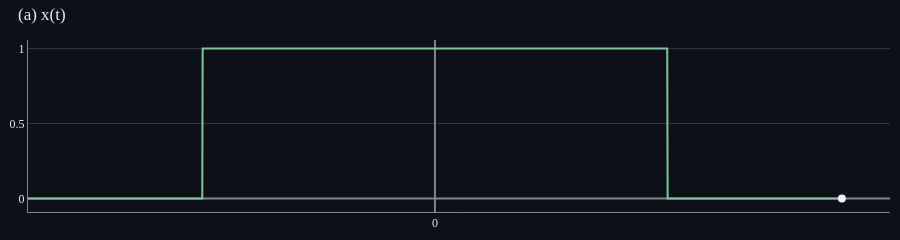

Write notebook code for a chart like this one.
### Markdown cell above
### 1-1. $rect_W(t)$ 자체

|t|<W에서 1, 그 외 0. 시간 도메인 곡선.

### Code cell
p = SignalPlot(); p.update(ws_3d, last_idx); p.figure.show()

### Figure 1 — Plotly figure (JSON) as saved in the notebook; plotly's stock layout.template omitted (floating-point values rounded to 4 significant figures; data arrays with more than 128 entries replaced by an {"elided": "..."} marker saying what was removed)
{"data": [{"line": {"color": "#7ec699", "width": 2}, "mode": "lines", "name": "Re x(t)", "x": {"elided": "2000 float values"}, "y": {"elided": "2000 float values"}, "type": "scatter"}, {"line": {"color": "#bf91f3", "dash": "dot", "width": 2}, "mode": "lines", "name": "Im x(t)", "visible": false, "x": [], "y": [], "type": "scatter"}, {"marker": {"color": "#f0f6fc", "size": 8}, "mode": "markers", "name": "t cursor", "x": [3.5], "y": [0.0], "type": "scatter"}], "layout": {"font": {"color": "#e6edf3", "family": "serif", "size": 12}, "margin": {"l": 10, "r": 10, "t": 40, "b": 10}, "title": {"font": {"color": "#e6edf3"}, "text": "(a) x(t)", "x": 0.02, "xanchor": "left"}, "xaxis": {"showgrid": true, "gridcolor": "#30363d", "zeroline": true, "zerolinecolor": "#7d8590", "linecolor": "#7d8590", "color": "#e6edf3", "tickvals": [0.0], "ticktext": ["0"]}, "yaxis": {"showgrid": true, "gridcolor": "#30363d", "zeroline": true, "zerolinecolor": "#7d8590", "linecolor": "#7d8590", "color": "#e6edf3"}, "paper_bgcolor": "#0d1117", "plot_bgcolor": "#0d1117", "showlegend": false, "height": 240}}
